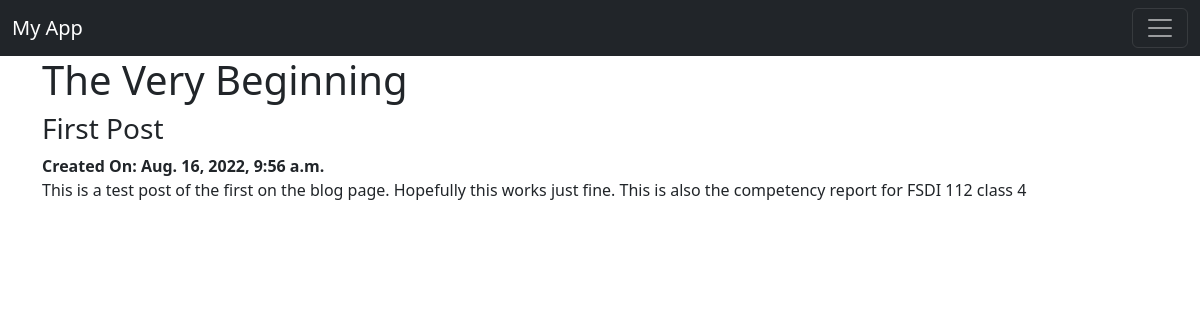
The app's page /posts/1/ with its own data.
### posts/models.py (models this page shows, shortened)
class Post(models.Model):
    title = models.CharField(max_length=256)
    subtitle = models.CharField(max_length=256)
    body = models.TextField()
    created_on = models.DateTimeField(auto_now_add=True)
    author = models.ForeignKey(
        get_user_model(),
        on_delete=models.CASCADE
    )

### posts/views.py (the view)
# urls.py: path("<int:pk>/", PostDetailView.as_view(), name= "post_detail"),
class PostDetailView(DetailView):
    template_name = "posts/detail.html"
    model = Post

### templates/posts/detail.html (shortened to what this page needs)
{% extends 'base.html' %}
{% block content %}
<h1>{{ post.title }}</h1>
<h3>{{ post.subtitle }}</h3>
<strong>Created On: {{ post.created_on }}</strong>
<p>{{ post.body }}</p>
{% endblock content %}

### records on screen
Post: title "The Very Beginning", subtitle "First Post", created_on "Aug. 16, 2022, 9:56 a.m.", body "This is a test post of the first on the blog page. Hopefully this works just fine. This is also the competency report for FSDI 112 class 4"
